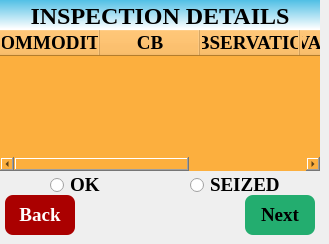
   <widget class="QWidget" name="page_45">
    <widget class="QLabel" name="lblAP_Logo1_13">
     <property name="geometry">
      <rect>
       <x>0</x>
       <y>0</y>
       <width>40</width>
       <height>30</height>
      </rect>
     </property>
     <property name="styleSheet">
      <string notr="true">border-image: url(:/rsc/images/NagalandGovtLogo.png);</string>
     </property>
     <property name="text">
      <string/>
     </property>
     <property name="scaledContents">
      <bool>true</bool>
     </property>
    </widget>
    <widget class="QLabel" name="lbl_inspectorVerification">
     <property name="geometry">
      <rect>
       <x>0</x>
       <y>0</y>
       <width>320</width>
       <height>30</height>
      </rect>
     </property>
     <property name="font">
      <font>
       <family>Liberation Serif</family>
       <pointsize>18</pointsize>
       <weight>75</weight>
       <bold>true</bold>
      </font>
     </property>
     <property name="layoutDirection">
      <enum>Qt::LeftToRight</enum>
     </property>
     <property name="styleSheet">
      <string notr="true">background-color: qlineargradient(spread:pad, x1:0.97005, y1:0, x2:0.960199, y2:0.972, stop:0 rgba(80, 191, 229, 255), stop:1 rgba(255, 255, 255, 255));</string>
     </property>
     <property name="frameShape">
      <enum>QFrame::NoFrame</enum>
     </property>
     <property name="frameShadow">
      <enum>QFrame::Plain</enum>
     </property>
     <property name="text">
      <string>INSPECTION DETAILS</string>
     </property>
     <property name="scaledContents">
      <bool>false</bool>
     </property>
     <property name="alignment">
      <set>Qt::AlignBottom|Qt::AlignHCenter</set>
     </property>
    </widget>
    <widget class="QTableWidget" name="tableWidget_InspectorVerificationn">
     <property name="geometry">
      <rect>
       <x>0</x>
       <y>30</y>
       <width>320</width>
       <height>141</height>
      </rect>
     </property>
     <property name="font">
      <font>
       <family>Liberation Serif</family>
       <pointsize>14</pointsize>
       <weight>75</weight>
       <bold>true</bold>
      </font>
     </property>
     <property name="styleSheet">
      <string notr="true">border-radius: 8px;
background-color: rgb(252, 175, 62);</string>
     </property>
     <property name="inputMethodHints">
      <set>Qt::ImhNone</set>
     </property>
     <property name="alternatingRowColors">
      <bool>true</bool>
     </property>
     <column>
      <property name="text">
       <string>COMMODITY</string>
      </property>
      <property name="font">
       <font>
        <family>Liberation Serif</family>
        <pointsize>14</pointsize>
        <weight>75</weight>
        <bold>true</bold>
       </font>
      </property>
     </column>
     <column>
      <property name="text">
       <string>CB</string>
      </property>
      <property name="font">
       <font>
        <family>Liberation Serif</family>
        <pointsize>14</pointsize>
        <weight>75</weight>
        <bold>true</bold>
       </font>
      </property>
     </column>
     <column>
      <property name="text">
       <string>OBSERVATION</string>
      </property>
      <property name="font">
       <font>
        <family>Liberation Serif</family>
        <pointsize>14</pointsize>
        <weight>75</weight>
        <bold>true</bold>
       </font>
      </property>
     </column>
     <column>
      <property name="text">
       <string>VARIATION</string>
      </property>
      <property name="font">
       <font>
        <family>Liberation Serif</family>
        <pointsize>14</pointsize>
        <weight>75</weight>
        <bold>true</bold>
       </font>
      </property>
     </column>
     <column>
      <property name="text">
       <string>CommCode</string>
      </property>
      <property name="font">
       <font>
        <family>Liberation Serif</family>
        <weight>75</weight>
        <bold>true</bold>
       </font>
      </property>
     </column>
    </widget>
    <widget class="QRadioButton" name="radioButton_OK_inspcVerify">
     <property name="geometry">
      <rect>
       <x>50</x>
       <y>175</y>
       <width>91</width>
       <height>20</height>
      </rect>
     </property>
     <property name="font">
      <font>
       <family>Liberation Serif</family>
       <pointsize>14</pointsize>
       <weight>75</weight>
       <bold>true</bold>
      </font>
     </property>
     <property name="styleSheet">
      <string notr="true"/>
     </property>
     <property name="text">
      <string>OK</string>
     </property>
    </widget>
    <widget class="QRadioButton" name="radioButton_seized_inspVer">
     <property name="geometry">
      <rect>
       <x>190</x>
       <y>175</y>
       <width>101</width>
       <height>20</height>
      </rect>
     </property>
     <property name="font">
      <font>
       <family>Liberation Serif</family>
       <pointsize>14</pointsize>
       <weight>75</weight>
       <bold>true</bold>
      </font>
     </property>
     <property name="styleSheet">
      <string notr="true"/>
     </property>
     <property name="text">
      <string>SEIZED</string>
     </property>
    </widget>
    <widget class="QPushButton" name="btn_Submit_InspectorVerify">
     <property name="geometry">
      <rect>
       <x>245</x>
       <y>195</y>
       <width>70</width>
       <height>40</height>
      </rect>
     </property>
     <property name="font">
      <font>
       <family>Liberation Serif</family>
       <pointsize>14</pointsize>
       <weight>75</weight>
       <bold>true</bold>
      </font>
     </property>
     <property name="styleSheet">
      <string notr="true">/*color: rgb(0, 85, 127);
background-color: rgb(255, 255, 255);*/
border-radius: 8px;
background-color: rgb(35, 173, 111);
color: rgb(0, 0, 0);</string>
     </property>
     <property name="text">
      <string>Next</string>
     </property>
    </widget>
    <widget class="QPushButton" name="btn_Back_inspectorVerify">
     <property name="geometry">
      <rect>
       <x>5</x>
       <y>195</y>
       <width>70</width>
       <height>40</height>
      </rect>
     </property>
     <property name="font">
      <font>
       <family>Liberation Serif</family>
       <pointsize>14</pointsize>
       <weight>75</weight>
       <bold>true</bold>
      </font>
     </property>
     <property name="focusPolicy">
      <enum>Qt::NoFocus</enum>
     </property>
     <property name="styleSheet">
      <string notr="true">/*color: rgb(170, 0, 0);
background-color: rgb(255, 255, 255);*/
border-radius: 8px;
background-color: rgb(170, 0, 0);
color: rgb(255, 255, 255);</string>
     </property>
     <property name="text">
      <string>Back</string>
     </property>
     <property name="icon">
      <iconset>
       <normaloff>:/rsc/images/back8.jpg</normaloff>:/rsc/images/back8.jpg</iconset>
     </property>
    </widget>
    <zorder>lbl_inspectorVerification</zorder>
    <zorder>lblAP_Logo1_13</zorder>
    <zorder>tableWidget_InspectorVerificationn</zorder>
    <zorder>radioButton_OK_inspcVerify</zorder>
    <zorder>radioButton_seized_inspVer</zorder>
    <zorder>btn_Submit_InspectorVerify</zorder>
    <zorder>btn_Back_inspectorVerify</zorder>
   </widget>
